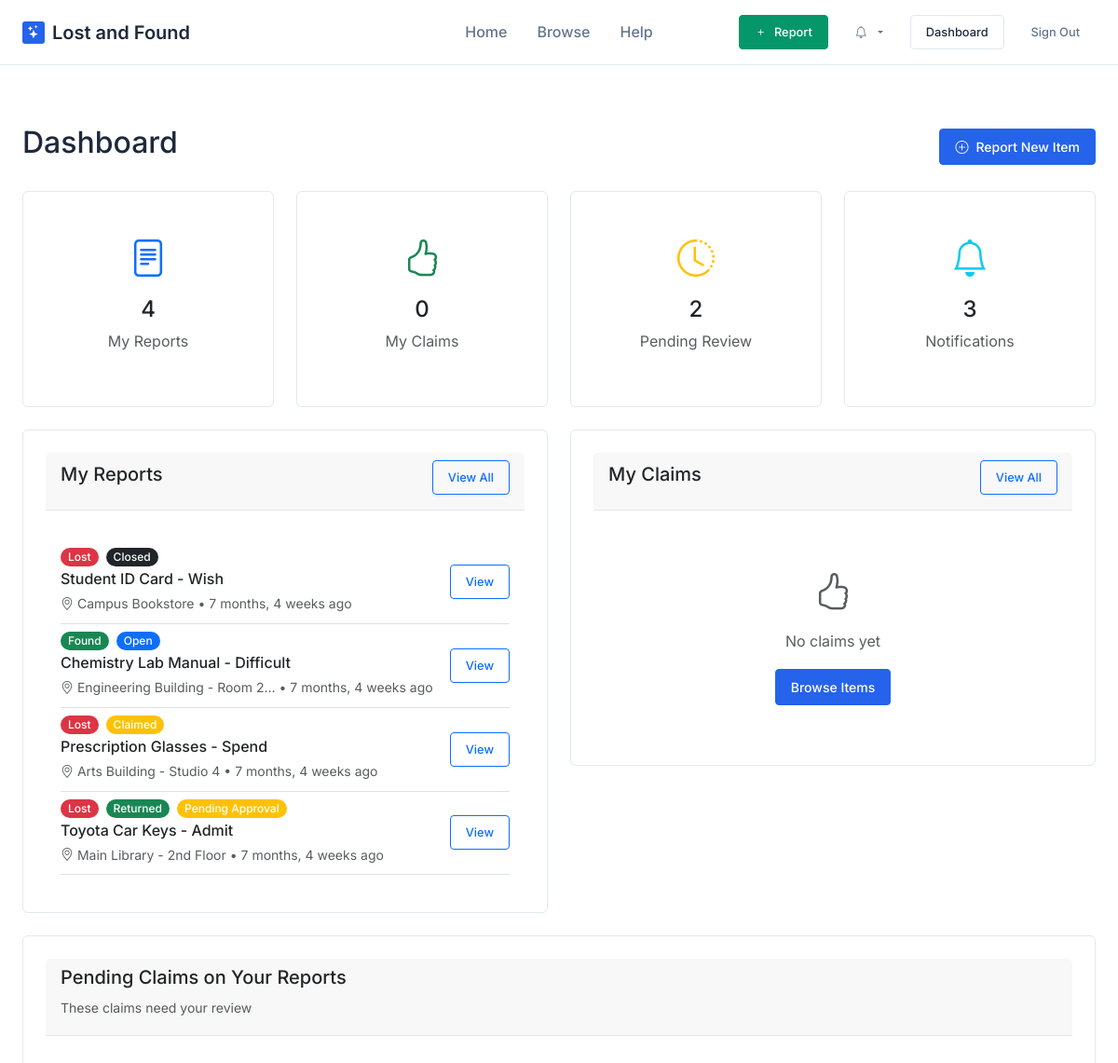
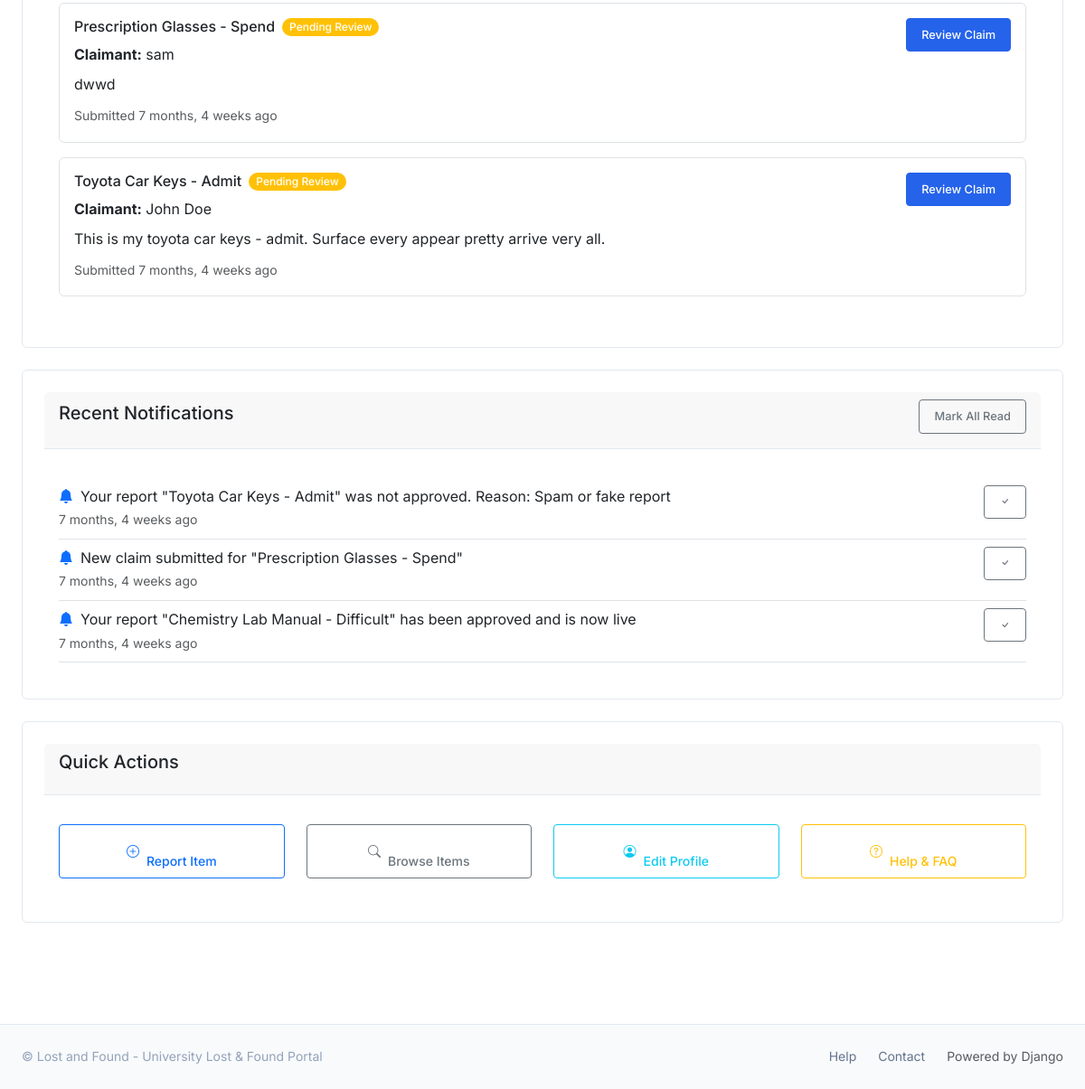
Screenshot of /dashboard/ (signed in) with the database file from the repository (2 pictures, top to bottom).
### lost_found/models.py (models this page shows, shortened)
class ItemReport(models.Model):
    TYPE_CHOICES = [
        ('LOST', 'Lost'),
        ('FOUND', 'Found'),
    ]
    STATUS_CHOICES = [
        ('OPEN', 'Open'),
        ('CLAIMED', 'Claimed'),
        ('RETURNED', 'Returned'),
        ('CLOSED', 'Closed'),
    ]
    type = models.CharField(max_length=5, choices=TYPE_CHOICES, db_index=True)
    title = models.CharField(
        max_length=120,
        validators=[MinLengthValidator(10), MaxLengthValidator(120)],
        help_text="Brief description of the item"
    )
    description = models.TextField(
        validators=[MinLengthValidator(50), MaxLengthValidator(2000)],
        help_text="Detailed description of the item"
    )
    category = models.ForeignKey(ItemCategory, on_delete=models.PROTECT, related_name='reports')
    location_text = models.CharField(max_length=200, help_text="Where the item was lost/found")
    latitude = models.DecimalField(max_digits=9, decimal_places=6, null=True, blank=True)
    longitude = models.DecimalField(max_digits=9, decimal_places=6, null=True, blank=True)
    date_event = models.DateField(help_text="Date item was lost/found")
    created_at = models.DateTimeField(auto_now_add=True, db_index=True)
    updated_at = models.DateTimeField(auto_now=True)
    reward_offered = models.DecimalField(
        max_digits=8, decimal_places=2, null=True, blank=True,
        validators=[MinValueValidator(0)],
        help_text="Reward amount offered (if any)"
    )
    status = models.CharField(max_length=10, choices=STATUS_CHOICES, default='OPEN', db_index=True)
    reporter = models.ForeignKey(User, on_delete=models.CASCADE, related_name='reports')
    claim_code = models.CharField(max_length=8, unique=True, default=generate_claim_code)
    is_approved = models.BooleanField(default=False, db_index=True)
    approved_by = models.ForeignKey(User, on_delete=models.SET_NULL, null=True, blank=True, related_name='approved_reports')
    approved_at = models.DateTimeField(null=True, blank=True)
    is_rejected = models.BooleanField(default=False, db_index=True)
    rejected_by = models.ForeignKey(User, on_delete=models.SET_NULL, null=True, blank=True, related_name='rejected_reports')
    rejected_at = models.DateTimeField(null=True, blank=True)
    rejection_reason = models.TextField(blank=True)
    is_flagged = models.BooleanField(default=False, db_index=True)
    flagged_by = models.ForeignKey(User, on_delete=models.SET_NULL, null=True, blank=True, related_name='flagged_reports')
    flagged_at = models.DateTimeField(null=True, blank=True)
    flag_reason = models.CharField(max_length=500, blank=True)
    admin_notes = models.TextField(blank=True, help_text="Internal notes visible only to staff")
    view_count = models.PositiveIntegerField(default=0)
    class Meta:
        verbose_name = "Item Report"
        verbose_name_plural = "Item Reports"
        ordering = ['-created_at']
        indexes = [
            models.Index(fields=['type', 'status', 'is_approved']),
            models.Index(fields=['category', 'status']),
            models.Index(fields=['reporter', 'status']),
        ]

class Claim(models.Model):
    STATUS_CHOICES = [
        ('PENDING', 'Pending'),
        ('APPROVED', 'Approved'),
        ('REJECTED', 'Rejected'),
        ('COLLECTED', 'Collected'),
    ]
    report = models.ForeignKey(ItemReport, on_delete=models.CASCADE, related_name='claims')
    claimant = models.ForeignKey(User, on_delete=models.CASCADE, related_name='claims')
    message = models.TextField(help_text="Describe why this item belongs to you")
    evidence_photo = models.ImageField(upload_to='claims/', null=True, blank=True)
    status = models.CharField(max_length=10, choices=STATUS_CHOICES, default='PENDING')
    created_at = models.DateTimeField(auto_now_add=True)
    resolved_at = models.DateTimeField(null=True, blank=True)
    resolution_note = models.TextField(blank=True)
    collected_at = models.DateTimeField(null=True, blank=True)
    collection_notes = models.TextField(blank=True, help_text="Notes about the collection (location, condition, etc.)")
    collection_confirmed_by_reporter = models.BooleanField(default=False)
    class Meta:
        verbose_name = "Claim"
        verbose_name_plural = "Claims"
        ordering = ['-created_at']
        unique_together = ['report', 'claimant']

class Notification(models.Model):
    user = models.ForeignKey(User, on_delete=models.CASCADE, related_name='notifications')
    verb = models.CharField(max_length=255)
    target_content_type = models.ForeignKey(ContentType, on_delete=models.CASCADE)
    target_object_id = models.PositiveIntegerField()
    target = GenericForeignKey('target_content_type', 'target_object_id')
    is_read = models.BooleanField(default=False, db_index=True)
    created_at = models.DateTimeField(auto_now_add=True)
    class Meta:
        verbose_name = "Notification"
        verbose_name_plural = "Notifications"
        ordering = ['-created_at']
        indexes = [
            models.Index(fields=['user', 'is_read']),
        ]

### lost_found/views.py (the view)
# urls.py: path('dashboard/', views.DashboardView.as_view(), name='dashboard'),
class DashboardView(LoginRequiredMixin, TemplateView):
    template_name = 'lost_found/dashboard.html'
    def get_context_data(self, **kwargs):
        context = super().get_context_data(**kwargs)
        user = self.request.user
        my_reports = ItemReport.objects.filter(reporter=user).order_by('-created_at')[:10]
        my_claims = Claim.objects.filter(claimant=user).select_related('report').order_by('-created_at')[:10]
        pending_claims = Claim.objects.filter(
            report__reporter=user, status='PENDING'
        ).select_related('report', 'claimant')[:5]
        notifications = Notification.objects.filter(
            user=user, is_read=False
        ).select_related('target_content_type')[:5]
        context.update({
            'my_reports': my_reports,
            'my_claims': my_claims,
            'pending_claims': pending_claims,
            'notifications': notifications,
        })
        return context

### templates/lost_found/dashboard.html (shortened to what this page needs)
{% extends 'base.html' %}
{% load humanize %}
{% block content %}
<div class="d-flex justify-content-between align-items-center mb-4">
    <h2>Dashboard</h2>
    <a href="{% url 'lost_found:report_create' %}" class="btn btn-primary">
        <i class="bi bi-plus-circle"></i> Report New Item
    </a>
</div>
<div class="row mb-4">
    <div class="col-md-3">
        <div class="card text-center h-100">
            <div class="card-body">
                <i class="bi bi-file-text text-primary fs-1"></i>
                <h4 class="mt-2">{{ my_reports|length }}</h4>
                <p class="text-muted">My Reports</p>
            </div>
        </div>
    </div>
    <div class="col-md-3">
        <div class="card text-center h-100">
            <div class="card-body">
                <i class="bi bi-hand-thumbs-up text-success fs-1"></i>
                <h4 class="mt-2">{{ my_claims|length }}</h4>
                <p class="text-muted">My Claims</p>
            </div>
        </div>
    </div>
    <div class="col-md-3">
        <div class="card text-center h-100">
            <div class="card-body">
                <i class="bi bi-clock-history text-warning fs-1"></i>
                <h4 class="mt-2">{{ pending_claims|length }}</h4>
                <p class="text-muted">Pending Review</p>
            </div>
        </div>
    </div>
    <div class="col-md-3">
        <div class="card text-center h-100">
            <div class="card-body">
                <i class="bi bi-bell text-info fs-1"></i>
                <h4 class="mt-2">{{ notifications|length }}</h4>
                <p class="text-muted">Notifications</p>
            </div>
        </div>
    </div>
</div>
<div class="row">
    <div class="col-lg-6">
        <div class="card">
            <div class="card-header d-flex justify-content-between align-items-center">
                <h5>My Reports</h5>
                <a href="{% url 'lost_found:report_list' %}?reporter={{ user.id }}" class="btn btn-sm btn-outline-primary">View All</a>
            </div>
            <div class="card-body">
                {% if my_reports %}
                    {% for report in my_reports %}
                        <div class="d-flex justify-content-between align-items-center border-bottom py-2">
                            <div class="flex-grow-1">
                                <div class="d-flex align-items-center gap-2 mb-1">
                                    <span class="badge {% if report.type == 'LOST' %}bg-danger{% else %}bg-success{% endif %}">
                                        {{ report.get_type_display }}
                                    </span>
                                    <span class="badge {% if report.status == 'OPEN' %}bg-primary{% elif report.status == 'CLAIMED' %}bg-warning{% elif report.status == 'RETURNED' %}bg-success{% else %}bg-dark{% endif %}">{{ report.get_status_display }}</span>
                                    {% if not report.is_approved %}
                                        <span class="badge bg-warning">Pending Approval</span>
                                    {% endif %}
                                </div>
                                <h6 class="mb-1">{{ report.title|truncatechars:40 }}</h6>
                                <small class="text-muted">
                                    <i class="bi bi-geo-alt"></i> {{ report.location_text|truncatechars:30 }} •
                                    {{ report.created_at|naturaltime }}
                                </small>
                            </div>
                            <div>
                                <a href="{% url 'lost_found:report_detail' report.pk %}" class="btn btn-sm btn-outline-primary">View</a>
                            </div>
                        </div>
                    {% endfor %}
                {% else %}
                    <div class="text-center py-4">
                        <i class="bi bi-file-text text-muted fs-1"></i>
                        <p class="text-muted mt-2">No reports yet</p>
                        <a href="{% url 'lost_found:report_create' %}" class="btn btn-primary">Report Your First Item</a>
                    </div>
                {% endif %}
            </div>
        </div>
    </div>
    <div class="col-lg-6">
        <div class="card">
            <div class="card-header d-flex justify-content-between align-items-center">
                <h5>My Claims</h5>
                <a href="{% url 'lost_found:claim_list' %}" class="btn btn-sm btn-outline-primary">View All</a>
            </div>
            <div class="card-body">
                {% if my_claims %}
                    {% for claim in my_claims %}
                        <div class="d-flex justify-content-between align-items-center border-bottom py-2">
                            <div class="flex-grow-1">
                                <div class="d-flex align-items-center gap-2 mb-1">
                                    <span class="badge {% if claim.report.type == 'LOST' %}bg-danger{% else %}bg-success{% endif %}">
                                        {{ claim.report.get_type_display }}
                                    </span>
                                    <span class="badge {% if claim.status == 'PENDING' %}bg-warning{% else %}bg-success{% endif %}">
                                        {{ claim.get_status_display }}
                                    </span>
                                </div>
                                <h6 class="mb-1">{{ claim.report.title|truncatechars:40 }}</h6>
                                <small class="text-muted">
                                    Claimed {{ claim.created_at|naturaltime }}
                                    {% if claim.resolved_at %} • Resolved {{ claim.resolved_at|naturaltime }}{% endif %}
                                </small>
                            </div>
                            <div>
                                <a href="{% url 'lost_found:report_detail' claim.report.pk %}" class="btn btn-sm btn-outline-primary">View</a>
                            </div>
                        </div>
                    {% endfor %}
                {% else %}
                    <div class="text-center py-4">
                        <i class="bi bi-hand-thumbs-up text-muted fs-1"></i>
                        <p class="text-muted mt-2">No claims yet</p>
                        <a href="{% url 'lost_found:report_list' %}" class="btn btn-primary">Browse Items</a>
                    </div>
                {% endif %}
            </div>
        </div>
    </div>
</div>
{% if pending_claims %}
<div class="card mt-4">
    <div class="card-header">
        <h5>Pending Claims on Your Reports</h5>
        <small class="text-muted">These claims need your review</small>
    </div>
    <div class="card-body">
        {% for claim in pending_claims %}
            <div class="border rounded p-3 mb-3">
                <div class="d-flex justify-content-between align-items-start">
                    <div class="flex-grow-1">
                        <div class="d-flex align-items-center gap-2 mb-2">
                            <h6 class="mb-0">{{ claim.report.title }}</h6>
                            <span class="badge bg-warning">Pending Review</span>
                        </div>
                        <p class="mb-2">
                            <strong>Claimant:</strong> {{ claim.claimant.get_full_name|default:claim.claimant.username }}
                        </p>
                        <p class="mb-2">{{ claim.message|truncatechars:150 }}</p>
                        <small class="text-muted">Submitted {{ claim.created_at|naturaltime }}</small>
                    </div>
                    <div class="ms-3">
                        <a href="{% url 'lost_found:report_detail' claim.report.pk %}" class="btn btn-primary btn-sm">
                            Review Claim
                        </a>
                    </div>
                </div>
            </div>
        {% endfor %}
    </div>
</div>
{% endif %}
{% if notifications %}
<div class="card mt-4">
    <div class="card-header d-flex justify-content-between align-items-center">
        <h5>Recent Notifications</h5>
        <button class="btn btn-sm btn-outline-secondary" onclick="markAllRead()">
            Mark All Read
        </button>
    </div>
    <div class="card-body">
        <div id="notifications-list">
            {% for notification in notifications %}
                <div class="d-flex justify-content-between align-items-start border-bottom py-2 notification-item"
                     data-id="{{ notification.id }}">
                    <div class="flex-grow-1">
                        <div class="d-flex align-items-center gap-2">
                            <i class="bi bi-bell-fill text-primary"></i>
                            <span>{{ notification.verb }}</span>
                        </div>
                        <small class="text-muted">{{ notification.created_at|naturaltime }}</small>
                    </div>
                    <button class="btn btn-sm btn-outline-secondary" onclick="markRead({{ notification.id }})">
                        <i class="bi bi-check"></i>
                    </button>
                </div>
            {% endfor %}
        </div>
    </div>
</div>
{% endif %}
<div class="card mt-4">
    <div class="card-header">
        <h5>Quick Actions</h5>
    </div>
    <div class="card-body">
        <div class="row">
            <div class="col-md-3">
                <a href="{% url 'lost_found:report_create' %}" class="btn btn-outline-primary w-100 mb-2">
                    <i class="bi bi-plus-circle"></i><br>Report Item
                </a>
            </div>
            <div class="col-md-3">
                <a href="{% url 'lost_found:report_list' %}" class="btn btn-outline-secondary w-100 mb-2">
                    <i class="bi bi-search"></i><br>Browse Items
                </a>
            </div>
            <div class="col-md-3">
                <a href="{% url 'lost_found:profile' %}" class="btn btn-outline-info w-100 mb-2">
                    <i class="bi bi-person-circle"></i><br>Edit Profile
                </a>
            </div>
            <div class="col-md-3">
                <a href="{% url 'lost_found:faq' %}" class="btn btn-outline-warning w-100 mb-2">
                    <i class="bi bi-question-circle"></i><br>Help & FAQ
                </a>
            </div>
        </div>
    </div>
</div>
{% endblock %}

### rows the page displays
ItemReport: type "Lost", status "Closed", title "Student ID Card - Wish", location_text "Campus Bookstore", created_at "7 months, 4 weeks ago"
ItemReport: type "Found", status "Open", title "Chemistry Lab Manual - Difficult", location_text "Engineering Building - Room 2…", created_at "7 months, 4 weeks ago"
ItemReport: type "Lost", status "Claimed", title "Prescription Glasses - Spend", location_text "Arts Building - Studio 4", created_at "7 months, 4 weeks ago"
ItemReport: type "Lost", status "Returned", is_approved "Pending Approval", title "Toyota Car Keys - Admit", location_text "Main Library - 2nd Floor", created_at "7 months, 4 weeks ago"
Claim: report "Prescription Glasses - Spend", claimant.get_full_name "sam", message "dwwd", created_at "7 months, 4 weeks ago"
Claim: report "Toyota Car Keys - Admit", claimant.get_full_name "John Doe", message "This is my toyota car keys - admit. Surface every appear pretty arrive very all.", created_at "7 months, 4 weeks ago"
Notification: verb "Your report \"Toyota Car Keys - Admit\" was not approved. Reason: Spam or fake report", created_at "7 months, 4 weeks ago"
Notification: verb "New claim submitted for \"Prescription Glasses - Spend\"", created_at "7 months, 4 weeks ago"
Notification: verb "Your report \"Chemistry Lab Manual - Difficult\" has been approved and is now live", created_at "7 months, 4 weeks ago"

### other values shown
{{ my_reports|length }} "4"
{{ my_claims|length }} "0"
{{ pending_claims|length }} "2"
{{ notifications|length }} "3"
